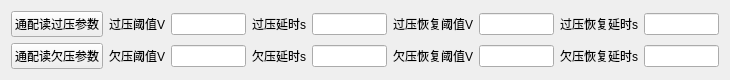
     <widget class="QWidget" name="layoutWidget_5">
      <property name="geometry">
       <rect>
        <x>1</x>
        <y>249</y>
        <width>730</width>
        <height>52</height>
       </rect>
      </property>
      <layout class="QGridLayout" name="gridLayout_7">
       <item row="0" column="0">
        <widget class="QPushButton" name="pushButton_ReadOV_Para">
         <property name="font">
          <font>
           <pointsize>9</pointsize>
           <weight>50</weight>
           <bold>false</bold>
          </font>
         </property>
         <property name="text">
          <string>通配读过压参数</string>
         </property>
        </widget>
       </item>
       <item row="0" column="1">
        <widget class="QLabel" name="label_8">
         <property name="text">
          <string>过压阈值V</string>
         </property>
        </widget>
       </item>
       <item row="0" column="2">
        <widget class="QLineEdit" name="lineEdit_OV_Thres">
         <property name="maximumSize">
          <size>
           <width>81</width>
           <height>16777215</height>
          </size>
         </property>
         <property name="readOnly">
          <bool>true</bool>
         </property>
        </widget>
       </item>
       <item row="0" column="3">
        <widget class="QLabel" name="label_9">
         <property name="text">
          <string>过压延时s</string>
         </property>
        </widget>
       </item>
       <item row="0" column="4">
        <widget class="QLineEdit" name="lineEdit_OV_delay">
         <property name="maximumSize">
          <size>
           <width>81</width>
           <height>16777215</height>
          </size>
         </property>
         <property name="readOnly">
          <bool>true</bool>
         </property>
        </widget>
       </item>
       <item row="0" column="5">
        <widget class="QLabel" name="label_10">
         <property name="text">
          <string>过压恢复阈值V</string>
         </property>
        </widget>
       </item>
       <item row="0" column="6">
        <widget class="QLineEdit" name="lineEdit_OV_recover">
         <property name="maximumSize">
          <size>
           <width>81</width>
           <height>16777215</height>
          </size>
         </property>
         <property name="readOnly">
          <bool>true</bool>
         </property>
        </widget>
       </item>
       <item row="0" column="7">
        <widget class="QLabel" name="label_11">
         <property name="text">
          <string>过压恢复延时s</string>
         </property>
        </widget>
       </item>
       <item row="0" column="8">
        <widget class="QLineEdit" name="lineEdit_OV_recover_delay">
         <property name="maximumSize">
          <size>
           <width>81</width>
           <height>16777215</height>
          </size>
         </property>
         <property name="readOnly">
          <bool>true</bool>
         </property>
        </widget>
       </item>
       <item row="1" column="0">
        <widget class="QPushButton" name="pushButton_ReadUV_Para">
         <property name="font">
          <font>
           <pointsize>9</pointsize>
           <weight>50</weight>
           <bold>false</bold>
          </font>
         </property>
         <property name="text">
          <string>通配读欠压参数</string>
         </property>
        </widget>
       </item>
       <item row="1" column="1">
        <widget class="QLabel" name="label_12">
         <property name="text">
          <string>欠压阈值V</string>
         </property>
        </widget>
       </item>
       <item row="1" column="2">
        <widget class="QLineEdit" name="lineEdit_UV_Thres">
         <property name="maximumSize">
          <size>
           <width>81</width>
           <height>16777215</height>
          </size>
         </property>
         <property name="readOnly">
          <bool>true</bool>
         </property>
        </widget>
       </item>
       <item row="1" column="3">
        <widget class="QLabel" name="label_13">
         <property name="text">
          <string>欠压延时s</string>
         </property>
        </widget>
       </item>
       <item row="1" column="4">
        <widget class="QLineEdit" name="lineEdit_UV_delay">
         <property name="maximumSize">
          <size>
           <width>81</width>
           <height>16777215</height>
          </size>
         </property>
         <property name="readOnly">
          <bool>true</bool>
         </property>
        </widget>
       </item>
       <item row="1" column="5">
        <widget class="QLabel" name="label_14">
         <property name="text">
          <string>欠压恢复阈值V</string>
         </property>
        </widget>
       </item>
       <item row="1" column="6">
        <widget class="QLineEdit" name="lineEdit_UV_recover">
         <property name="maximumSize">
          <size>
           <width>81</width>
           <height>16777215</height>
          </size>
         </property>
         <property name="readOnly">
          <bool>true</bool>
         </property>
        </widget>
       </item>
       <item row="1" column="7">
        <widget class="QLabel" name="label_15">
         <property name="text">
          <string>欠压恢复延时s</string>
         </property>
        </widget>
       </item>
       <item row="1" column="8">
        <widget class="QLineEdit" name="lineEdit_UV_recover_delay">
         <property name="maximumSize">
          <size>
           <width>81</width>
           <height>16777215</height>
          </size>
         </property>
         <property name="readOnly">
          <bool>true</bool>
         </property>
        </widget>
       </item>
      </layout>
     </widget>
